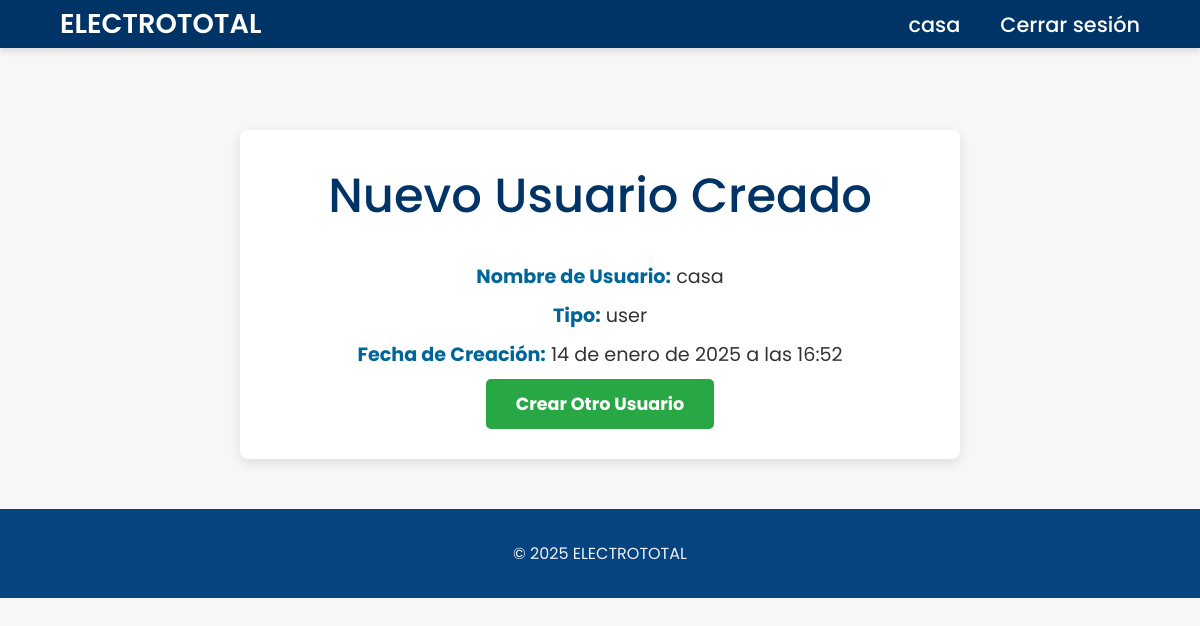
Page /personal/user_creado/1/ (signed in) on the earlier database version.
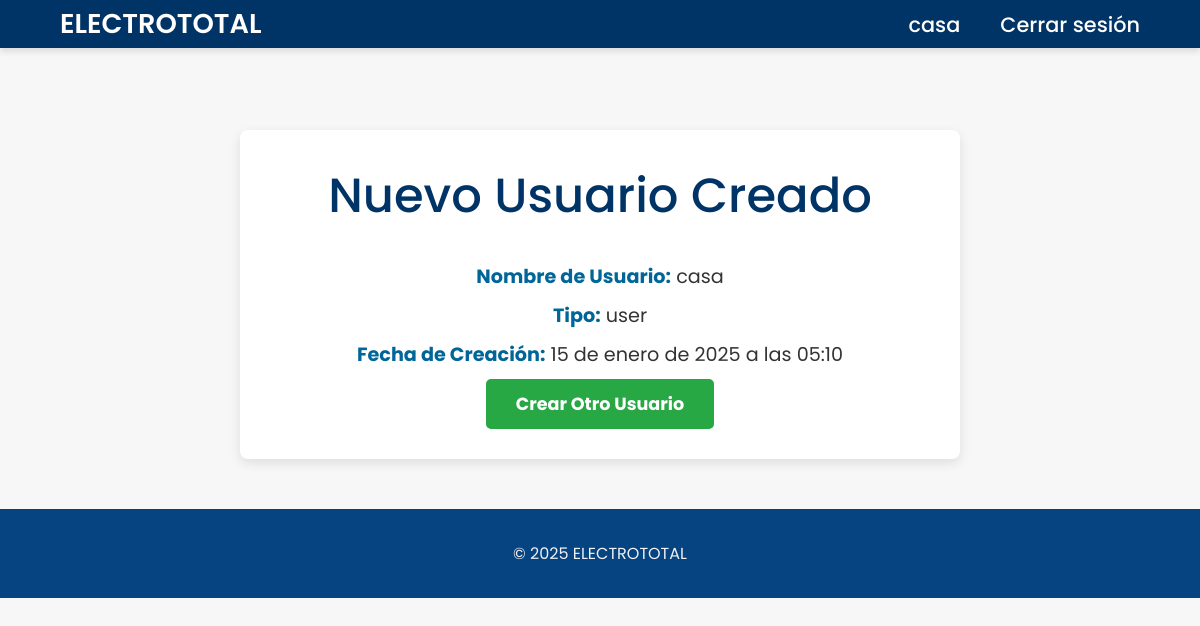
Same page on the later database version.
### personal/models.py (models this page shows)
class CustomUser(AbstractUser):
    user_type = models.CharField(max_length=20, default='user')

### personal/views.py (the view)
# urls.py: path('user_creado/<int:user_id>/', views.user_created_view, name='user_creado'),
@user_passes_test(lambda u: u.is_superuser)
def user_created_view(request, user_id):
    user = CustomUser.objects.get(id=user_id)
    return render(request, 'user_creado.html', {'user': user})

### personal/templates/user_creado.html (shortened to what this page needs)
{% extends 'base.html' %}
{% block content %}
    <div class="user-details">
        <h1>Nuevo Usuario Creado</h1>
        <p><strong>Nombre de Usuario:</strong> {{ user.username }}</p>
        <p><strong>Tipo:</strong> {{ user.user_type }}</p>
        <p><strong>Fecha de Creación:</strong> {{ user.date_joined }}</p>
        <a href="{% url 'create_user' %}" class="btn-submit">
            Crear Otro Usuario
        </a>
    </div>
{% endblock %}

### personal/templates/base.html (shortened to what this page needs)
<!DOCTYPE html>
<html lang="es">
<head>
    {% load static %}
    <link rel="stylesheet" href="{% static 'css/base.css' %}">
</head>
<body>
    <header class="header">
        <a href="#" class="logo">ELECTROTOTAL</a>
        <nav class="navbar">
            {% if user.is_authenticated %}
                <span>{{ user.username }}</span>
                <a href="{% url 'logout' %}">Cerrar sesión</a>
            {% else %}
                <a href="{% url 'login' %}">Iniciar sesión</a>
            {% endif %}
        </nav>
    </header>
    <main>
        {% block content %}{% endblock %}
    </main>
    <footer>
        <p>&copy; 2025 ELECTROTOTAL </p>
    </footer>
</body>
</html>

Differences in the rows shown:
changed CustomUser "casa": date_joined "14 de enero de 2025 a las 16:52" → "15 de enero de 2025 a las 05:10"
